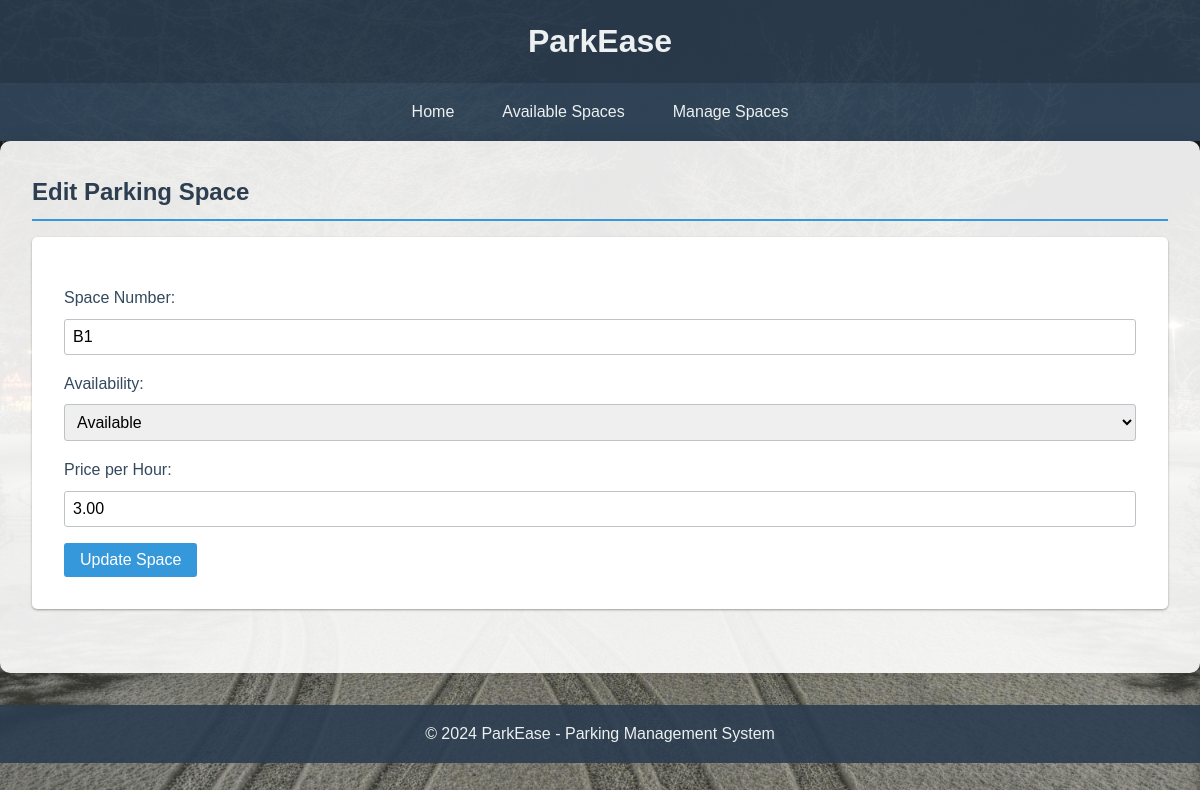
Page /edit_space.php?id=4 on the committed database.
### tables this page shows
CREATE TABLE `parking_spaces` (
  `id` int(11) NOT NULL,
  `space_number` varchar(10) NOT NULL,
  `is_available` tinyint(1) DEFAULT 1,
  `price_per_hour` decimal(5,2) NOT NULL,
  `created_at` timestamp NOT NULL DEFAULT current_timestamp(),
  `updated_at` timestamp NOT NULL DEFAULT current_timestamp() ON UPDATE current_timestamp()
);

### ParkingSpace.php (called while the page is built, shortened)
<?php
class ParkingSpace {
    private $conn;
    private $table_name = "parking_spaces";
    public $id;
    public function __construct($db) {
        $this->conn = $db;
    }
    public function readOne() {
        $query = "SELECT * FROM " . $this->table_name . " WHERE id=:id LIMIT 0,1";
        $stmt = $this->conn->prepare($query);
        $stmt->bindParam(":id", $this->id);
        $stmt->execute();
        $row = $stmt->fetch(PDO::FETCH_ASSOC);
        $this->space_number = $row['space_number'];
        $this->is_available = $row['is_available'];
        $this->price_per_hour = $row['price_per_hour'];
    }
}
?>

### edit_space.php (the view, shortened to what this page needs)
<?php
include_once 'header.php';
include_once 'ParkingSpace.php';
$database = new Database();
$db = $database->getConnection();
$parking_space = new ParkingSpace($db);
if ($_SERVER['REQUEST_METHOD'] === 'POST') {
    $parking_space->id = $_POST['id'];
    $parking_space->space_number = $_POST['space_number'];
    $parking_space->is_available = $_POST['is_available'];
    $parking_space->price_per_hour = $_POST['price_per_hour'];
    if ($parking_space->update()) {
        $message = "Parking space updated successfully.";
    } else {
        $message = "Unable to update parking space.";
    }
} else {
    $parking_space->id = isset($_GET['id']) ? $_GET['id'] : die('ERROR: Missing ID.');
    $parking_space->readOne();
}
?>
<main>
    <h2>Edit Parking Space</h2>
    <form action="<?php echo htmlspecialchars($_SERVER["PHP_SELF"]); ?>" method="post" id="editSpaceForm">
        <label for="space_number">Space Number:</label>
        <input type="text" id="space_number" name="space_number" value="<?php echo $parking_space->space_number; ?>" required>
        <label for="is_available">Availability:</label>
        <select id="is_available" name="is_available" required>
            <option value="1" <?php echo $parking_space->is_available ? 'selected' : ''; ?>>Available</option>
        </select>
        <label for="price_per_hour">Price per Hour:</label>
        <input type="number" id="price_per_hour" name="price_per_hour" step="0.01" value="<?php echo $parking_space->price_per_hour; ?>" required>
        <button type="submit">Update Space</button>
    </form>
</main>
<?php include_once 'footer.php'; ?>

### styles.css (style rules this page uses)
* { box-sizing: border-box; margin: 0; padding: 0; }
body { font-family: 'Arial', sans-serif; line-height: 1.6; color: #333; background-image: url('ParkImage.jpg'); background-size: cover; background-position: center; background-attachment: fixed; background-repeat: no-repeat; min-height: 100vh; }
main { padding: 2rem; max-width: 1200px; margin: 0 auto; background-color: rgba(255, 255, 255, 0.9); border-radius: 10px; box-shadow: 0 0 20px rgba(0, 0, 0, 0.1); }
h2 { color: #2c3e50; border-bottom: 2px solid #3498db; padding-bottom: 0.5rem; margin-bottom: 1rem; }
.feature, form, table { background-color: #ffffff; }
form { background-color: #fff; padding: 2rem; border-radius: 5px; box-shadow: 0 1px 3px rgba(0, 0, 0, 0.12), 0 1px 2px rgba(0, 0, 0, 0.24); margin-bottom: 2rem; }
label { display: block; margin-top: 1rem; color: #34495e; }
input[type="text"], input[type="number"], select { width: 100%; padding: 0.5rem; margin-top: 0.5rem; border: 1px solid #bdc3c7; border-radius: 3px; font-size: 1rem; }
button { background-color: #3498db; color: #fff; padding: 0.5rem 1rem; border: none; border-radius: 3px; cursor: pointer; font-size: 1rem; margin-top: 1rem; transition: background-color 0.3s ease; }

### rows in the picture
parking_spaces: space_number "B1", is_available "Available", price_per_hour "3.00"
